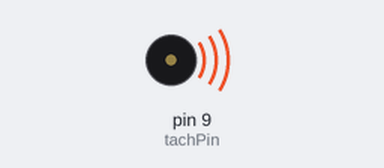
The sketch below on a simulated Arduino Uno, built with avr-gcc and run on an emulated ATmega328P. Parts: buzzer (waves = sounding).

Above: at 0.1 s.
Timing chart, 0 to 16.0 s (numbered marks = the images above):
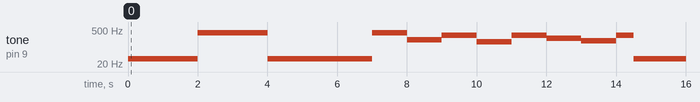

The sketch:

Tachometer_Project.ino
```cpp
int tachPin = 9;
int tachDelay = 10000;

void setup() {
  pinMode(tachPin, OUTPUT);
  tone(tachPin, 33);
  delay(2000);
  tone(tachPin, 388);
  delay(2000);
  tone(tachPin, 33);
  delay(1000);
  delay(2000);
  tone(tachPin, 388);
  delay(1000);
  tone(tachPin, 200);
  delay(1000);
  tone(tachPin, 300);
  delay(1000);
  tone(tachPin, 166);
  delay(1000);
  tone(tachPin, 300);
  delay(1000);
  tone(tachPin, 233);
  delay(1000);
  tone(tachPin, 178);
  delay(1000);
  tone(tachPin, 300);
  delay(500);
  tone(tachPin, 33);

}

void loop() {
  //tone(tachPin, 33); // 1000 RPM
  //delay(tachDelay);
  //tone(tachPin, 66); // 2000 RPM
  //delay(tachDelay);
  //tone(tachPin, 100); // 3000 RPM
  //delay(tachDelay);
  //tone(tachPin, 133); // 4000 RPM
  //delay(tachDelay);
  //tone(tachPin, 166); // 5000 RPM
  //delay(tachDelay);
  //tone(tachPin, 200); // 6000 RPM
  //delay(tachDelay);
  //tone(tachPin, 233); // 7000 RPM
  //delay(tachDelay);
  //tone(tachPin, 266); // 8000 RPM
  //delay(tachDelay);
  //tone(tachPin, 300); // 9000 RPM
  //delay(tachDelay);
  //tone(tachPin, 388); // 10000 RPM
  //delay(tachDelay);


}
```
